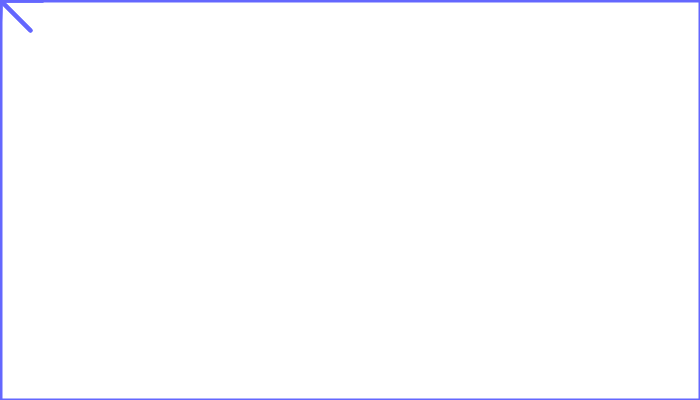
Frame 1 (no input)
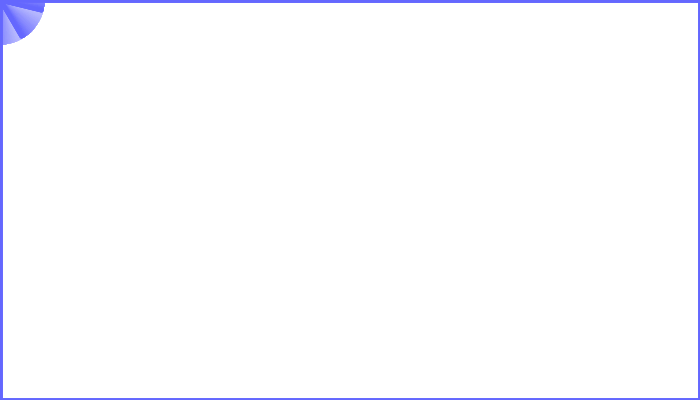
Frame 60 (the mouse pressed at the canvas centre just before this capture)
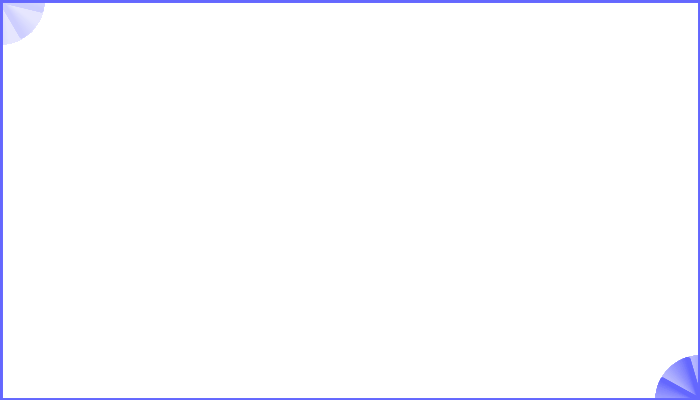
Frame 120 (the mouse held since frame 60 and released just before this capture)

The Processing sketch that drew these frames (run headless with seeded random() and noise(); from frame 60 on, the mouse is pressed at the canvas centre):

// Processing sketch: processing_35347
// ── processing_35347.pde

float rotation =0;
float spin = 0;

    

void setup() {

  size(700, 400);
  background(255);
  stroke (100,103,254);
  strokeWeight(4);
  frameRate(9);
}
void draw() {
  
  rect (0,0,700,400);
  fill(255, 5);

  
  if (mouseX < 700) {
    //fill(251,0,80); 
  }
  //if (mouseX>233 && mouseX<466){
    //fill(0);
 // }
 // if (mouseX>466 && mouseX<700){
   // fill(251,102,0);
  //}
 
  //ellipse(mouseX,mouseY,x,x);
  rotation = 0;
  translate(mouseX/0.5, mouseY/0.5);
  rotate(radians(spin));
  spin = spin +1;
  
  while(rotation<360){
   
    
    rotate (radians(rotation));
    line (0,0,30,30);
    rotation = rotation+10;
    line (0,0,30,30);
    
    rotation = rotation+20;
    line (0,0,30,30);
    rotation = rotation+15;
  }
 
}
